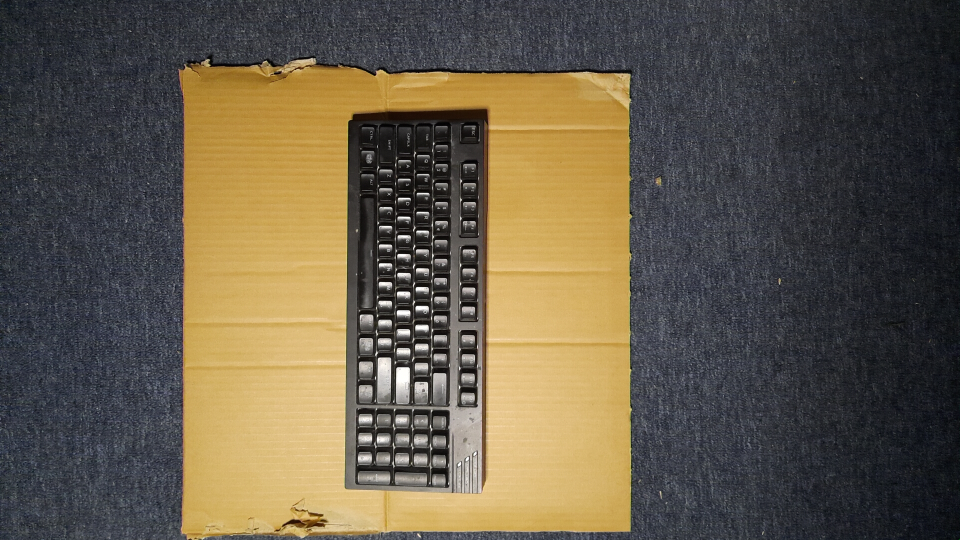
#> input picture img/img_dump/1619265677.6696177.png, 1920 x 1080 px (shown at 1/2 size); its folder holds 4 pictures in this run; the run also reads 1 picture not shown here
$ python get_greenscreen.py
#> lines starting #> are read from the running program, lines starting #| are printed output that depends on the picture
import cv2 as cv2
import numpy as np
import matplotlib.pyplot as plt
import os
from tqdm import tqdm
import random


def get_green_screen(image):

    COLOR = [255, 0, 0]


    image_copy = np.copy(image)
    image_copy = cv2.cvtColor(image_copy, cv2.COLOR_BGR2RGB)
    kernel = np.ones((20,20),np.float32)/400
    image_copy = cv2.filter2D(image_copy,-1,kernel)

    lower_blue = np.array([0, 180, 0])
    upper_blue = np.array([180, 255, 180])


    mask = cv2.inRange(image_copy, lower_blue, upper_blue)

    mask2 = cv2.inRange(image, lower_blue, upper_blue)

    masked_image = np.copy(image)
    masked_image[mask != 0] = COLOR
    twice_masked = np.copy(masked_image)
    twice_masked[mask2 != 0] = COLOR


    is_background = np.zeros((len(twice_masked), len(twice_masked[0]), 1))


    for y in range(len(twice_masked)):
        for x in range(len(twice_masked[y])):
            if tuple(twice_masked[y][x]) == tuple(COLOR):
                is_background[y][x] = 1

    return is_background

if __name__ == "__main__":

    os.chdir("img/img_dump")
    image_names = os.listdir()
    images = np.array([cv2.imread(name) for name in tqdm(image_names)])
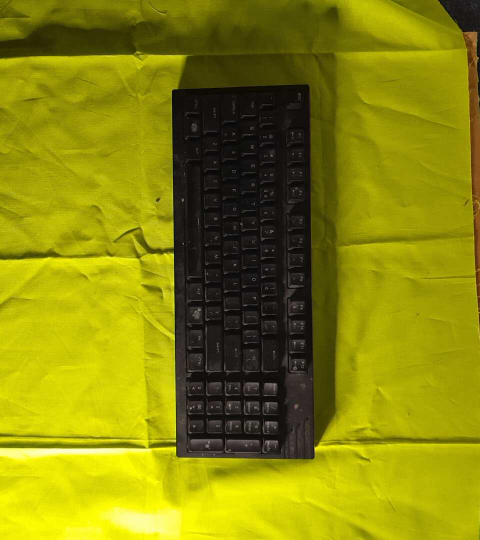
#> input picture img/img_dump/1619269037.2595289.png, 960 x 1080 px (shown at 1/2 size)
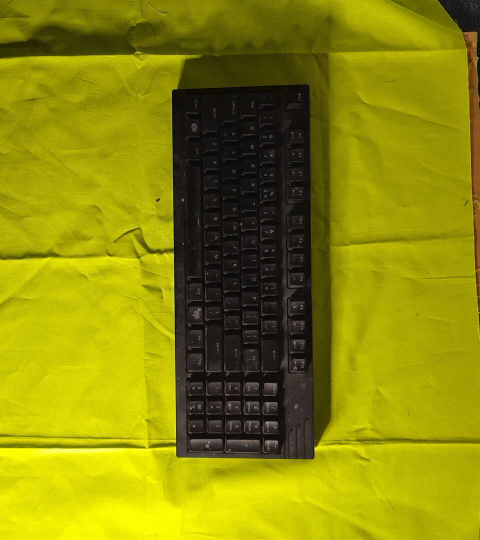
#> input picture img/img_dump/1619269037.3322349.png, 960 x 1080 px (shown at 1/2 size)
#> (the run stopped early here; a loop or call above may not have finished)
